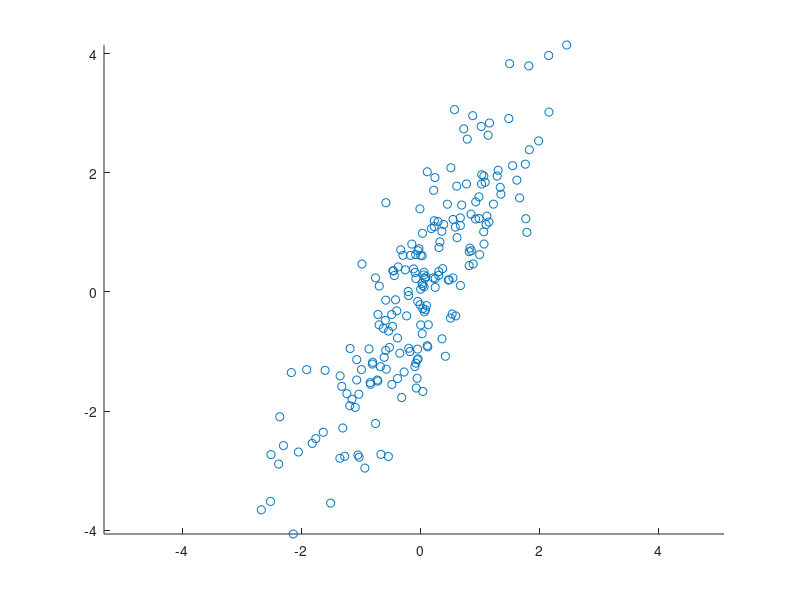

The MATLAB script that drew this image: (Note: this script raises an error after producing the figure.)
%
% % Calcul des valeurs propres / vecteurs propre d'une matrice (eig)
% % Visualisation des vecteurs propres de la matrice de covariance
% % d'un nuage de points
%

mu = [0 0];
sigma = [1 1.5 ; 1.5 3];
X = mvnrnd(mu,sigma,200); 


figure ('Name', 'Vecteurs propres');
axis equal
hold on
scatter(X(:,1), X(:,2));

%  A = cov(X);
%  [V, D] = eig(A);

V = CalculACP(X)

 W = V(:,1); %V*(sqrt(inv(D)))

 P = Projection(W, X)
 
 scatter(P, ones(200,1),'r')

% Vdir1 = V(:,1)
% Vdir2 = V(:,2)
% x=-2:2;
% 
% y1 = droite2DVd(x,Vdir1,mu)
% 
% plot(x,y1,'r')
% 
% y2 = droite2DVd(x,Vdir2,mu)
% 
% plot(x,y2,'g')
% hold off 